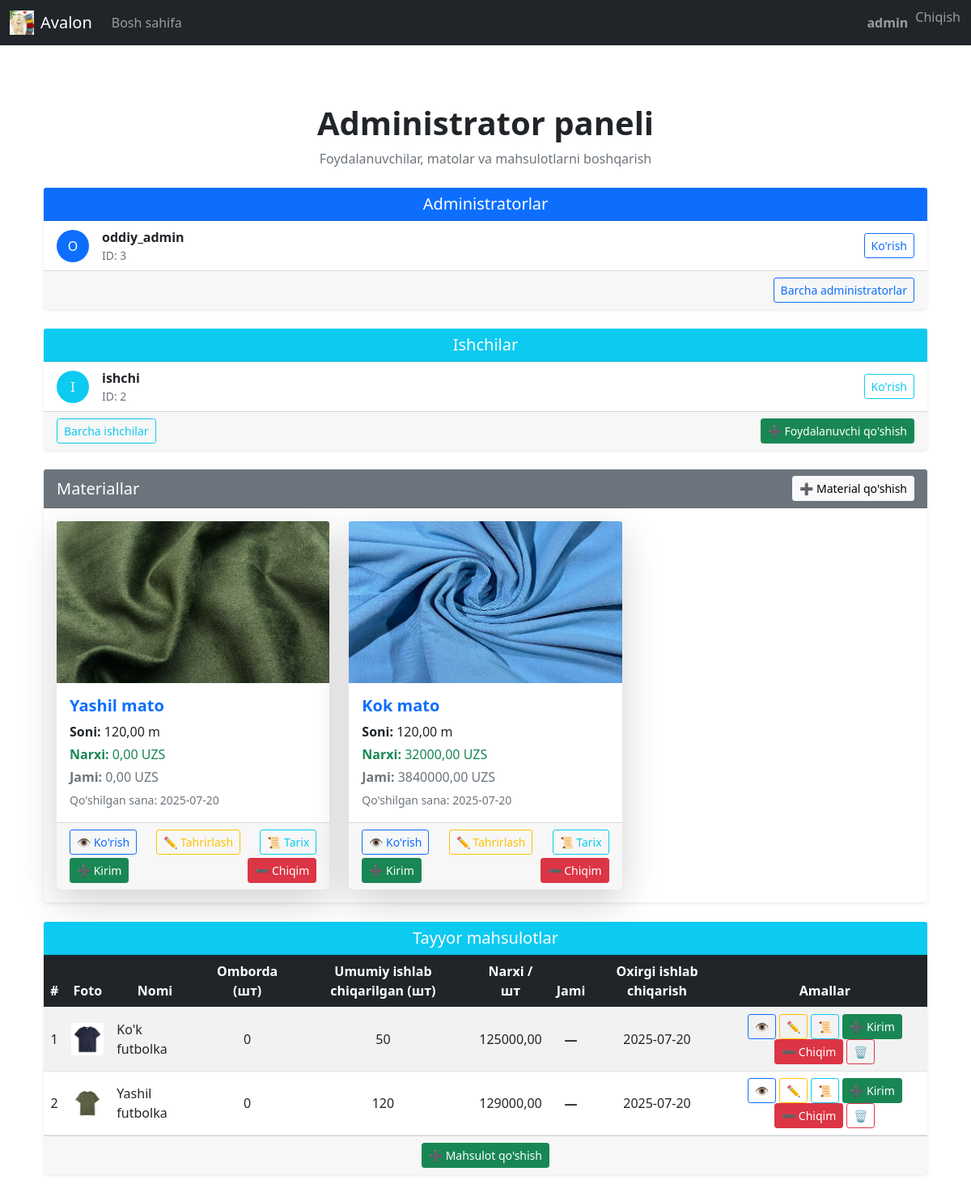
The app's page / (signed in) with its own data.
### app/models.py (models this page shows, shortened)
class Fabric(models.Model):
    UNIT_CHOICES = [
        ('kg', 'кг'),
        ('m', 'м'),
        ('pcs', 'шт'),
    ]
    name = models.CharField(max_length=255, unique=True)
    quantity = models.DecimalField(max_digits=12, decimal_places=2, default=0)
    price = models.DecimalField(max_digits=12, decimal_places=2, default=0)
    unit = models.CharField(max_length=10, choices=UNIT_CHOICES, default='kg')
    image = models.ImageField(upload_to='fabrics/', blank=True, null=True)
    created_at = models.DateTimeField(auto_now_add=True)

class Product(models.Model):
    UNIT_CHOICES = [
        ('pcs', 'шт.'),
        ('kg', 'кг'),
    ]
    name = models.CharField(max_length=255, unique=True)
    price_per_unit = models.DecimalField(max_digits=10, decimal_places=2, default=0)
    quantity = models.DecimalField(max_digits=10, decimal_places=2, default=0)
    unit = models.CharField(max_length=10, choices=UNIT_CHOICES, default='pcs')  # <-- добавлено
    is_active = models.BooleanField(default=True)
    image = models.ImageField(upload_to='products/', blank=True, null=True)
    created_at = models.DateTimeField(auto_now_add=True)

### app/views.py (the view, shortened to what this page needs)
# urls.py: path('', views.role_based_home, name='home'),
@login_required
def role_based_home(request):
    user = request.user
    products = Product.objects.all()
    product_stats = (
        WorkerProductLog.objects
        .values('product')  # группировка по продукту
        .annotate(
            total_qty=Sum('quantity'),
            last_date=Max('date')
        )
    )
    stats_map = {row['product']: row for row in product_stats}
    for p in products:
        stat = stats_map.get(p.id)
        p.total_qty = stat['total_qty'] if stat else 0  # всего произведено
        p.last_produced = stat['last_date'] if stat else None
        p.total_value = (p.price_per_unit or 0) * (p.quantity or 0)  # общая стоимость остатка
        p.stock_qty = p.quantity or 0  # остаток на складе
    if user.is_superuser:
        admins = Group.objects.get(name='admin').user_set.all()[:3]
        workers = Group.objects.get(name='worker').user_set.all()[:3]
        no_role_users = User.objects.filter(groups__isnull=True)[:3]
        fabrics = Fabric.objects.all()
        for fabric in fabrics:
            qty = Decimal(fabric.quantity or 0)
            price = fabric.price or Decimal('0.00')
            fabric.total_price = qty * price
        context = {
            'admins': admins,
            'workers': workers,
            'fabrics': fabrics,
            'products': products,
            'no_rule_users': no_role_users,
            'title': f'Superuser page {user.username}',
        }
        return render(request, 'main/for_superuser.html', context)
    else:
        return render(request, 'main/no_role.html')

### app/templates/main/for_superuser.html (shortened to what this page needs)
{% extends 'main/base.html' %}
{% load static %}
{% block content %}
<div class="container py-5">
    <div class="text-center mb-4">
        <h1 class="fw-bold">Administrator paneli</h1>
        <p class="text-muted">Foydalanuvchilar, matolar va mahsulotlarni boshqarish</p>
    </div>
    <div class="card shadow-sm border-0 rounded-3 mb-4">
        <div class="card-header bg-primary text-white text-center">
            <h2 class="h5 mb-0">Administratorlar</h2>
        </div>
        <div class="card-body p-0">
            {% if admins %}
            <ul class="list-group list-group-flush">
                {% for admin in admins %}
                <li class="list-group-item d-flex align-items-center justify-content-between">
                    <div class="d-flex align-items-center">
                        <div class="rounded-circle bg-primary text-white d-flex align-items-center justify-content-center"
                             style="width:40px; height:40px;">
                            {{ admin.username|slice:":1"|upper }}
                        </div>
                        <div class="ms-3">
                            <strong>{{ admin.username }}</strong>
                            <div class="text-muted small">ID: {{ admin.id }}</div>
                        </div>
                    </div>
                    <a href="{% url 'view_user' admin.pk %}" class="btn btn-outline-primary btn-sm">Ko'rish</a>
                </li>
                {% endfor %}
            </ul>
            {% else %}
            <div class="p-3 text-center text-muted">Administratorlar yo'q</div>
            {% endif %}
        </div>
        <div class="card-footer text-end">
            <a href="{% url 'all_admins' %}" class="btn btn-sm btn-outline-primary">Barcha administratorlar</a>
        </div>
    </div>
    <div class="card shadow-sm border-0 rounded-3 mb-4">
        <div class="card-header bg-info text-white text-center">
            <h2 class="h5 mb-0">Ishchilar</h2>
        </div>
        <div class="card-body p-0">
            {% if workers %}
            <ul class="list-group list-group-flush">
                {% for worker in workers %}
                <li class="list-group-item d-flex align-items-center justify-content-between">
                    <div class="d-flex align-items-center">
                        <div class="rounded-circle bg-info text-white d-flex align-items-center justify-content-center"
                             style="width:40px; height:40px;">
                            {{ worker.username|slice:":1"|upper }}
                        </div>
                        <div class="ms-3">
                            <strong>{{ worker.username }}</strong>
                            <div class="text-muted small">ID: {{ worker.id }}</div>
                        </div>
                    </div>
                    <a href="{% url 'view_user' worker.pk %}" class="btn btn-outline-info btn-sm">Ko'rish</a>
                </li>
                {% endfor %}
            </ul>
            {% else %}
            <div class="p-3 text-center text-muted">Ishchilar yo'q</div>
            {% endif %}
        </div>
        <div class="card-footer d-flex justify-content-between">
            <a href="{% url 'all_workers' %}" class="btn btn-sm btn-outline-info">Barcha ishchilar</a>
            {% if user.is_superuser or user.groups.first.name == 'admin' %}
            <a href="{% url 'add_user' %}" class="btn btn-success btn-sm">➕ Foydalanuvchi qo'shish</a>
            {% endif %}
        </div>
    </div>
<div class="card shadow-sm border-0 rounded-3 mb-4">
    <div class="card-header bg-secondary text-white d-flex justify-content-between align-items-center">
        <h2 class="h5 mb-0">Materiallar</h2>
        <a href="{% url 'add_fabric' %}" class="btn btn-light btn-sm">
            ➕ Material qo'shish
        </a>
    </div>
    <div class="card-body">
        {% if fabrics %}
        <div class="row row-cols-1 row-cols-md-3 g-4">
            {% for fabric in fabrics %}
            <div class="col">
                <div class="card h-100 shadow-lg border-0 rounded-3">
                    {% if fabric.image %}
                    <img src="{{ fabric.image.url }}" class="card-img-top" style="height:200px; object-fit:cover;"
                         alt="{{ fabric.name }}">
                    {% else %}
                    <img src="{% static 'images/no-image.png' %}" class="card-img-top"
                         style="height:200px; object-fit:cover;" alt="Нет изображения">
                    {% endif %}
                    <div class="card-body">
                        <h5 class="card-title text-primary fw-bold">{{ fabric.name }}</h5>
                        <p class="card-text mb-1">
                            <strong>Soni:</strong> {{ fabric.quantity }} {{ fabric.unit }}
                        </p>
                        <p class="card-text mb-1 text-success fw-semibold">
                            <strong>Narxi:</strong> {{ fabric.price }} UZS
                        </p>
                        <p class="card-text mb-1 text-muted">
                            <strong>Jami:</strong> {{ fabric.total_price|floatformat:2 }} UZS
                        </p>
                        <small class="text-muted">Qo'shilgan sana: {{ fabric.created_at|date:"Y-m-d" }}</small>
                    </div>
                    <div class="card-footer d-flex justify-content-between flex-wrap gap-1">
                        <a href="{% url 'view_fabric' fabric.pk %}" class="btn btn-outline-primary btn-sm">👁
                            Ko'rish</a>
                        <a href="{% url 'edit_fabric' fabric.pk %}" class="btn btn-outline-warning btn-sm">✏
                            Tahrirlash</a>
                        <a href="{% url 'materials_history' fabric.pk %}" class="btn btn-outline-info btn-sm">📜
                            Tarix</a>
                        <a href="{% url 'materials_in' fabric.pk %}" class="btn btn-success btn-sm">➕ Kirim</a>
                        <a href="{% url 'materials_out' fabric.pk %}" class="btn btn-danger btn-sm">➖ Chiqim</a>
                    </div>
                </div>
            </div>
            {% endfor %}
        </div>
        {% else %}
        <div class="text-center text-muted py-3">Hech qanday mahsulot qo'shilmagan</div>
        {% endif %}
    </div>
</div>
    {% load static %}
<div class="card shadow-sm border-0 rounded-3 mb-4">
    <div class="card-header bg-info text-white text-center">
        <h2 class="h5 mb-0">Tayyor mahsulotlar</h2>
    </div>
    <div class="card-body p-0">
        {% if products %}
        <div class="table-responsive">
            <table class="table table-striped table-hover align-middle mb-0 text-center">
                <thead class="table-dark">
                <tr>
                    <th>#</th>
                    <th>Foto</th>
                    <th>Nomi</th>
                    <th>Omborda (шт)</th>
                    <th>Umumiy ishlab chiqarilgan (шт)</th>
                    <th>Narxi / шт</th>
                    <th>Jami</th>
                    <th>Oxirgi ishlab chiqarish</th>
                    <th>Amallar</th>
                </tr>
                </thead>
                <tbody>
                {% for p in products %}
                <tr>
                    <td>{{ forloop.counter }}</td>
                    <td>
                        {% if p.image %}
                        <img src="{{ p.image.url }}" alt="{{ p.name }}"
                             style="width:40px; height:40px; object-fit:cover; border-radius:4px;">
                        {% else %}
                        <img src="{% static 'images/no-image.png' %}" alt="-"
                             style="width:40px; height:40px; object-fit:cover; border-radius:4px;">
                        {% endif %}
                    </td>
                    <td class="text-start">{{ p.name }}</td>
                    <td>{{ p.quantity|default:"0" }}</td>
                    <td>{{ p.total_qty|default:"0" }}</td>
                    <td>{{ p.price_per_unit|default:"0" }}</td>
                    <td class="fw-bold">
                        {% if p.total_value %}
                        {{ p.total_value }}
                        {% else %}
                        —
                        {% endif %}
                    </td>
                    <td>{{ p.last_produced|date:"Y-m-d"|default:"—" }}</td>
                    <td>
                        <a href="{% url 'view_product' p.pk %}" class="btn btn-sm btn-outline-primary">👁</a>
                        <a href="{% url 'edit_product' p.pk %}" class="btn btn-sm btn-outline-warning">✏</a>
                        <a href="{% url 'product_history' p.pk %}" class="btn btn-sm btn-outline-info">📜</a>
                        <a href="{% url 'product_in' p.pk %}" class="btn btn-success btn-sm">➕ Kirim</a>
                        <a href="{% url 'product_out' p.pk %}" class="btn btn-danger btn-sm">➖ Chiqim</a>
                        <a href="{% url 'delete_product' p.pk %}" class="btn btn-sm btn-outline-danger"
                           onclick="return confirm('Удалить продукт {{ p.name }}?');">🗑</a>
                    </td>
                </tr>
                {% endfor %}
                </tbody>
            </table>
        </div>
        {% else %}
        <div class="p-3 text-center text-muted">Hech qanday tayyor mahsulot yo'q.</div>
        {% endif %}
    </div>
    {% if user.is_superuser or perms.auth %}
    <div class="card-footer text-center">
        <a href="{% url 'add_product' %}" class="btn btn-success btn-sm">➕ Mahsulot qo'shish</a>
    </div>
    {% endif %}
</div>
</div>
{% endblock %}

### app/templates/main/base.html (shortened to what this page needs)
<!DOCTYPE html>
<html lang="en">
<head>
    <link href="https://cdn.jsdelivr.net/npm/bootstrap@5.0.2/dist/css/bootstrap.min.css"
          rel="stylesheet"
>
</head>
<body>
<nav class="navbar navbar-expand-lg navbar-dark bg-dark">
    <div class="container-fluid">
        <a href="/home" class="navbar-brand d-flex align-items-center">
            <img src="/media/def/main_img.jpg" alt="Logo" height="30" class="me-2">
            Avalon
        </a>
        <div class="collapse navbar-collapse" id="navbarContent">
            <ul class="navbar-nav me-auto mb-2 mb-lg-0">
                <li class="nav-item">
                    <a href="/home" class="nav-link">Bosh sahifa</a>
                </li>
            </ul>
            <ul class="navbar-nav ms-auto mb-2 mb-lg-0">
                {% if user.is_authenticated %}
                <li class="nav-item d-flex align-items-center">
                    <span class="navbar-text me-2"><strong>{{ user.username }}</strong></span>
                </li>
                <li class="nav-item">
                    <form method="post" action="{% url 'logout' %}" class="m-0 p-0">
                        <button type="submit" class="btn btn-link nav-link p-0">
                            Chiqish
                        </button>
                    </form>
                </li>
                {% endif %}
            </ul>
        </div>
    </div>
</nav>
<div class="container mt-4">
    {% block content %}{% endblock %}
</div>
</body>
</html>

### app/templates/main/base.html (style rules this page uses)
.navbar-brand img { max-height: 30px; width: auto; }
.nav-link, .navbar-text { white-space: nowrap; }

### records on screen
Fabric: image (picture), name "Yashil mato", quantity "120,00", unit "m", price "0,00", total_price "0,00", created_at "2025-07-20"
Fabric: image (picture), name "Kok mato", quantity "120,00", unit "m", price "32000,00", total_price "3840000,00", created_at "2025-07-20"
Product: image (picture), name "Ko'k futbolka", quantity "0", total_qty "50", price_per_unit "125000,00", last_produced "2025-07-20"
Product: image (picture), name "Yashil futbolka", quantity "0", total_qty "120", price_per_unit "129000,00", last_produced "2025-07-20"

### other values on screen
{{ user.username }} "admin"
{{ admin.username|slice:":1"|upper }} "O"
{{ admin.username }} "oddiy_admin"
{{ admin.id }} "3"
{{ worker.username|slice:":1"|upper }} "I"
{{ worker.username }} "ishchi"
{{ worker.id }} "2"
